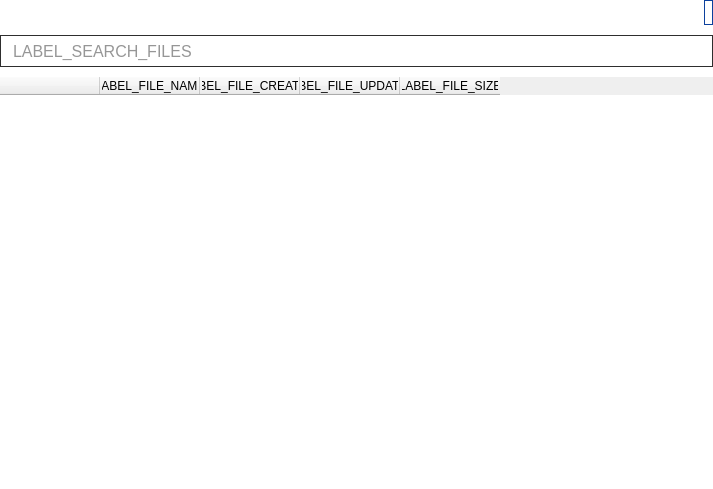
<?xml version="1.0" encoding="UTF-8"?>
<ui version="4.0">
 <class>FilesWidget</class>
 <widget class="QWidget" name="FilesWidget">
  <property name="geometry">
   <rect>
    <x>0</x>
    <y>0</y>
    <width>713</width>
    <height>489</height>
   </rect>
  </property>
  <property name="sizePolicy">
   <sizepolicy hsizetype="Expanding" vsizetype="Expanding">
    <horstretch>0</horstretch>
    <verstretch>0</verstretch>
   </sizepolicy>
  </property>
  <property name="windowTitle">
   <string>Form</string>
  </property>
  <property name="styleSheet">
   <string notr="true">QWidget#FilesWidget
{
background-color: rgb(255, 255, 255);
}</string>
  </property>
  <layout class="QVBoxLayout" name="verticalLayout">
   <property name="leftMargin">
    <number>0</number>
   </property>
   <property name="topMargin">
    <number>0</number>
   </property>
   <property name="rightMargin">
    <number>0</number>
   </property>
   <property name="bottomMargin">
    <number>0</number>
   </property>
   <item>
    <widget class="QWidget" name="widget_files" native="true">
     <property name="sizePolicy">
      <sizepolicy hsizetype="Preferred" vsizetype="Expanding">
       <horstretch>0</horstretch>
       <verstretch>0</verstretch>
      </sizepolicy>
     </property>
     <layout class="QVBoxLayout" name="verticalLayout_2">
      <property name="spacing">
       <number>10</number>
      </property>
      <property name="leftMargin">
       <number>0</number>
      </property>
      <property name="topMargin">
       <number>0</number>
      </property>
      <property name="rightMargin">
       <number>0</number>
      </property>
      <property name="bottomMargin">
       <number>0</number>
      </property>
      <item>
       <layout class="QHBoxLayout" name="horizontalLayout">
        <property name="spacing">
         <number>10</number>
        </property>
        <property name="rightMargin">
         <number>0</number>
        </property>
        <item>
         <widget class="QLabel" name="label_current_workspace">
          <property name="sizePolicy">
           <sizepolicy hsizetype="Minimum" vsizetype="Preferred">
            <horstretch>0</horstretch>
            <verstretch>0</verstretch>
           </sizepolicy>
          </property>
          <property name="maximumSize">
           <size>
            <width>16777215</width>
            <height>16777215</height>
           </size>
          </property>
          <property name="font">
           <font>
            <pointsize>12</pointsize>
            <weight>50</weight>
            <bold>false</bold>
           </font>
          </property>
          <property name="styleSheet">
           <string notr="true">color: rgb(123, 134, 164);</string>
          </property>
          <property name="text">
           <string/>
          </property>
          <property name="textInteractionFlags">
           <set>Qt::TextSelectableByMouse</set>
          </property>
         </widget>
        </item>
        <item>
         <widget class="QLabel" name="label_caret">
          <property name="maximumSize">
           <size>
            <width>18</width>
            <height>18</height>
           </size>
          </property>
          <property name="font">
           <font>
            <pointsize>12</pointsize>
           </font>
          </property>
          <property name="text">
           <string/>
          </property>
          <property name="pixmap">
           <pixmap resource="../rc/resources.qrc">:/icons/images/icons/right-chevron_black.png</pixmap>
          </property>
          <property name="scaledContents">
           <bool>true</bool>
          </property>
         </widget>
        </item>
        <item>
         <widget class="QLineEdit" name="line_edit_current_directory">
          <property name="styleSheet">
           <string notr="true">QLineEdit#line_edit_current_directory
{
border: 0;
background-color: rgb(255, 255, 255);
}</string>
          </property>
          <property name="readOnly">
           <bool>true</bool>
          </property>
         </widget>
        </item>
        <item>
         <spacer name="horizontalSpacer">
          <property name="orientation">
           <enum>Qt::Horizontal</enum>
          </property>
          <property name="sizeType">
           <enum>QSizePolicy::Minimum</enum>
          </property>
          <property name="sizeHint" stdset="0">
           <size>
            <width>40</width>
            <height>20</height>
           </size>
          </property>
         </spacer>
        </item>
        <item>
         <widget class="QLabel" name="label_role">
          <property name="minimumSize">
           <size>
            <width>0</width>
            <height>25</height>
           </size>
          </property>
          <property name="styleSheet">
           <string notr="true">QLabel#label_role
{
border: 1px solid rgb(12, 65, 157);
border-top-left-radius: 5px;
border-bottom-left-radius: 5px;
border-top-right-radius: 5px;
border-bottom-right-radius: 5px;
color: rgb(12, 65, 157);
}</string>
          </property>
          <property name="text">
           <string/>
          </property>
         </widget>
        </item>
       </layout>
      </item>
      <item>
       <widget class="QLineEdit" name="line_edit_search">
        <property name="minimumSize">
         <size>
          <width>0</width>
          <height>32</height>
         </size>
        </property>
        <property name="font">
         <font>
          <pointsize>12</pointsize>
         </font>
        </property>
        <property name="styleSheet">
         <string notr="true">background-image: url(:/icons/images/icons/search.png);
background-repeat: no-repeat;
background-position: right;
border: 1px solid rgb(46, 46, 46);
padding-left: 10px;
color: rgb(46, 46, 46);</string>
        </property>
        <property name="placeholderText">
         <string>LABEL_SEARCH_FILES</string>
        </property>
       </widget>
      </item>
      <item>
       <layout class="QVBoxLayout" name="verticalLayout_3">
        <property name="spacing">
         <number>0</number>
        </property>
        <property name="rightMargin">
         <number>0</number>
        </property>
        <item>
         <widget class="FileTable" name="table_files">
          <property name="font">
           <font>
            <pointsize>12</pointsize>
            <weight>50</weight>
            <bold>false</bold>
           </font>
          </property>
          <property name="styleSheet">
           <string notr="true"/>
          </property>
          <property name="frameShape">
           <enum>QFrame::NoFrame</enum>
          </property>
          <property name="frameShadow">
           <enum>QFrame::Plain</enum>
          </property>
          <property name="lineWidth">
           <number>0</number>
          </property>
          <property name="horizontalScrollBarPolicy">
           <enum>Qt::ScrollBarAlwaysOff</enum>
          </property>
          <property name="editTriggers">
           <set>QAbstractItemView::NoEditTriggers</set>
          </property>
          <property name="showDropIndicator" stdset="0">
           <bool>false</bool>
          </property>
          <property name="dragEnabled">
           <bool>true</bool>
          </property>
          <property name="dragDropOverwriteMode">
           <bool>false</bool>
          </property>
          <property name="dragDropMode">
           <enum>QAbstractItemView::InternalMove</enum>
          </property>
          <property name="defaultDropAction">
           <enum>Qt::MoveAction</enum>
          </property>
          <property name="selectionMode">
           <enum>QAbstractItemView::ExtendedSelection</enum>
          </property>
          <property name="selectionBehavior">
           <enum>QAbstractItemView::SelectRows</enum>
          </property>
          <property name="iconSize">
           <size>
            <width>32</width>
            <height>32</height>
           </size>
          </property>
          <property name="showGrid">
           <bool>false</bool>
          </property>
          <property name="gridStyle">
           <enum>Qt::NoPen</enum>
          </property>
          <property name="sortingEnabled">
           <bool>true</bool>
          </property>
          <property name="wordWrap">
           <bool>false</bool>
          </property>
          <property name="cornerButtonEnabled">
           <bool>false</bool>
          </property>
          <property name="columnCount">
           <number>5</number>
          </property>
          <attribute name="horizontalHeaderStretchLastSection">
           <bool>false</bool>
          </attribute>
          <attribute name="verticalHeaderShowSortIndicator" stdset="0">
           <bool>false</bool>
          </attribute>
          <attribute name="verticalHeaderStretchLastSection">
           <bool>false</bool>
          </attribute>
          <column>
           <property name="text">
            <string/>
           </property>
          </column>
          <column>
           <property name="text">
            <string>LABEL_FILE_NAME</string>
           </property>
          </column>
          <column>
           <property name="text">
            <string>LABEL_FILE_CREATED</string>
           </property>
          </column>
          <column>
           <property name="text">
            <string>LABEL_FILE_UPDATED</string>
           </property>
          </column>
          <column>
           <property name="text">
            <string>LABEL_FILE_SIZE</string>
           </property>
          </column>
         </widget>
        </item>
       </layout>
      </item>
     </layout>
    </widget>
   </item>
  </layout>
 </widget>
 <customwidgets>
  <customwidget>
   <class>FileTable</class>
   <extends>QTableWidget</extends>
   <header>parsec.core.gui.file_table</header>
  </customwidget>
 </customwidgets>
 <resources>
  <include location="../rc/resources.qrc"/>
 </resources>
 <connections/>
</ui>
